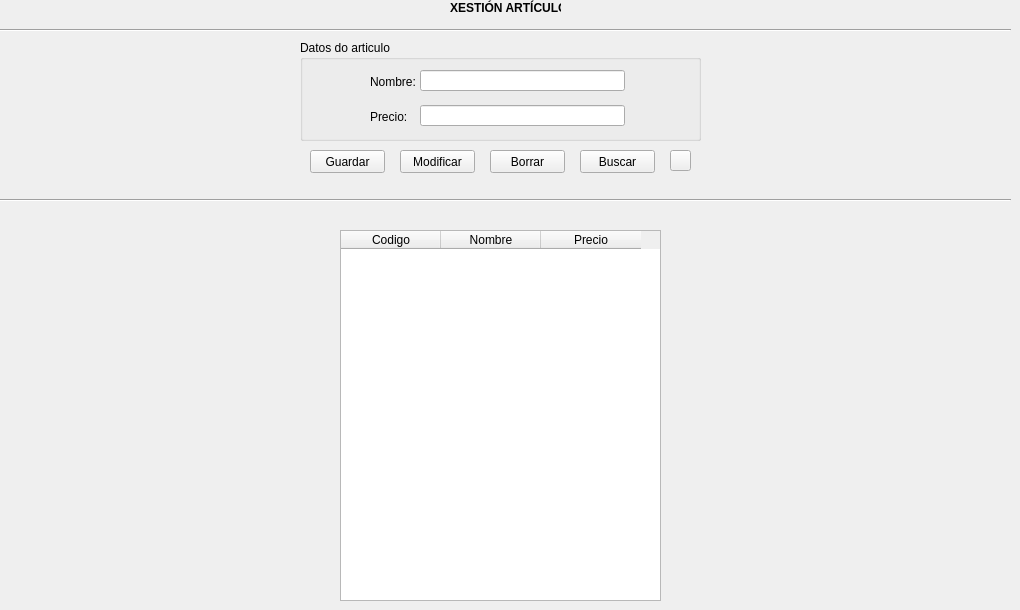
    <widget class="QWidget" name="Articulos">
     <attribute name="title">
      <string>Articulos</string>
     </attribute>
     <widget class="QLabel" name="label_4">
      <property name="geometry">
       <rect>
        <x>450</x>
        <y>0</y>
        <width>111</width>
        <height>16</height>
       </rect>
      </property>
      <property name="font">
       <font>
        <weight>75</weight>
        <bold>true</bold>
       </font>
      </property>
      <property name="text">
       <string>XESTIÓN ARTÍCULOS</string>
      </property>
     </widget>
     <widget class="Line" name="line">
      <property name="geometry">
       <rect>
        <x>0</x>
        <y>20</y>
        <width>1011</width>
        <height>20</height>
       </rect>
      </property>
      <property name="orientation">
       <enum>Qt::Horizontal</enum>
      </property>
     </widget>
     <widget class="QPushButton" name="btnGuardarArticulo">
      <property name="geometry">
       <rect>
        <x>310</x>
        <y>150</y>
        <width>75</width>
        <height>23</height>
       </rect>
      </property>
      <property name="text">
       <string>Guardar</string>
      </property>
     </widget>
     <widget class="QPushButton" name="btnModificarArticulo">
      <property name="geometry">
       <rect>
        <x>400</x>
        <y>150</y>
        <width>75</width>
        <height>23</height>
       </rect>
      </property>
      <property name="text">
       <string>Modificar</string>
      </property>
     </widget>
     <widget class="QPushButton" name="btnBorrarArticulo">
      <property name="geometry">
       <rect>
        <x>490</x>
        <y>150</y>
        <width>75</width>
        <height>23</height>
       </rect>
      </property>
      <property name="text">
       <string>Borrar</string>
      </property>
     </widget>
     <widget class="QTableWidget" name="tabArticulos">
      <property name="geometry">
       <rect>
        <x>340</x>
        <y>230</y>
        <width>321</width>
        <height>371</height>
       </rect>
      </property>
      <column>
       <property name="text">
        <string>Codigo</string>
       </property>
      </column>
      <column>
       <property name="text">
        <string>Nombre</string>
       </property>
      </column>
      <column>
       <property name="text">
        <string>Precio</string>
       </property>
      </column>
     </widget>
     <widget class="QPushButton" name="btnBuscarArticulo">
      <property name="geometry">
       <rect>
        <x>580</x>
        <y>150</y>
        <width>75</width>
        <height>23</height>
       </rect>
      </property>
      <property name="text">
       <string>Buscar</string>
      </property>
     </widget>
     <widget class="Line" name="line_2">
      <property name="geometry">
       <rect>
        <x>0</x>
        <y>190</y>
        <width>1011</width>
        <height>20</height>
       </rect>
      </property>
      <property name="orientation">
       <enum>Qt::Horizontal</enum>
      </property>
     </widget>
     <widget class="QGroupBox" name="groupBox_2">
      <property name="geometry">
       <rect>
        <x>300</x>
        <y>40</y>
        <width>401</width>
        <height>101</height>
       </rect>
      </property>
      <property name="title">
       <string>Datos do articulo</string>
      </property>
      <widget class="QLineEdit" name="txtNombreArticulo">
       <property name="geometry">
        <rect>
         <x>120</x>
         <y>30</y>
         <width>205</width>
         <height>21</height>
        </rect>
       </property>
      </widget>
      <widget class="QLabel" name="label_5">
       <property name="geometry">
        <rect>
         <x>70</x>
         <y>35</y>
         <width>47</width>
         <height>13</height>
        </rect>
       </property>
       <property name="text">
        <string>Nombre:</string>
       </property>
      </widget>
      <widget class="QLineEdit" name="txtPrecioArticulo">
       <property name="geometry">
        <rect>
         <x>120</x>
         <y>65</y>
         <width>205</width>
         <height>21</height>
        </rect>
       </property>
      </widget>
      <widget class="QLabel" name="label_6">
       <property name="geometry">
        <rect>
         <x>70</x>
         <y>70</y>
         <width>47</width>
         <height>13</height>
        </rect>
       </property>
       <property name="text">
        <string>Precio:</string>
       </property>
      </widget>
      <widget class="QLabel" name="lblid">
       <property name="geometry">
        <rect>
         <x>360</x>
         <y>80</y>
         <width>21</width>
         <height>20</height>
        </rect>
       </property>
       <property name="palette">
        <palette>
         <active>
          <colorrole role="WindowText">
           <brush brushstyle="SolidPattern">
            <color alpha="255">
             <red>255</red>
             <green>0</green>
             <blue>0</blue>
            </color>
           </brush>
          </colorrole>
          <colorrole role="Button">
           <brush brushstyle="SolidPattern">
            <color alpha="255">
             <red>255</red>
             <green>0</green>
             <blue>0</blue>
            </color>
           </brush>
          </colorrole>
          <colorrole role="Light">
           <brush brushstyle="SolidPattern">
            <color alpha="255">
             <red>255</red>
             <green>127</green>
             <blue>127</blue>
            </color>
           </brush>
          </colorrole>
          <colorrole role="Midlight">
           <brush brushstyle="SolidPattern">
            <color alpha="255">
             <red>255</red>
             <green>63</green>
             <blue>63</blue>
            </color>
           </brush>
          </colorrole>
          <colorrole role="Dark">
           <brush brushstyle="SolidPattern">
            <color alpha="255">
             <red>127</red>
             <green>0</green>
             <blue>0</blue>
            </color>
           </brush>
          </colorrole>
          <colorrole role="Mid">
           <brush brushstyle="SolidPattern">
            <color alpha="255">
             <red>170</red>
             <green>0</green>
             <blue>0</blue>
            </color>
           </brush>
          </colorrole>
          <colorrole role="Text">
           <brush brushstyle="SolidPattern">
            <color alpha="255">
             <red>255</red>
             <green>0</green>
             <blue>0</blue>
            </color>
           </brush>
          </colorrole>
          <colorrole role="BrightText">
           <brush brushstyle="SolidPattern">
            <color alpha="255">
             <red>255</red>
             <green>255</green>
             <blue>255</blue>
            </color>
           </brush>
          </colorrole>
          <colorrole role="ButtonText">
           <brush brushstyle="SolidPattern">
            <color alpha="255">
             <red>255</red>
             <green>0</green>
             <blue>0</blue>
            </color>
           </brush>
          </colorrole>
          <colorrole role="Base">
           <brush brushstyle="SolidPattern">
            <color alpha="255">
             <red>255</red>
             <green>255</green>
             <blue>255</blue>
            </color>
           </brush>
          </colorrole>
          <colorrole role="Window">
           <brush brushstyle="SolidPattern">
            <color alpha="255">
             <red>255</red>
             <green>0</green>
             <blue>0</blue>
            </color>
           </brush>
          </colorrole>
          <colorrole role="Shadow">
           <brush brushstyle="SolidPattern">
            <color alpha="255">
             <red>0</red>
             <green>0</green>
             <blue>0</blue>
            </color>
           </brush>
          </colorrole>
          <colorrole role="AlternateBase">
           <brush brushstyle="SolidPattern">
            <color alpha="255">
             <red>255</red>
             <green>127</green>
             <blue>127</blue>
            </color>
           </brush>
          </colorrole>
          <colorrole role="ToolTipBase">
           <brush brushstyle="SolidPattern">
            <color alpha="255">
             <red>255</red>
             <green>255</green>
             <blue>220</blue>
            </color>
           </brush>
          </colorrole>
          <colorrole role="ToolTipText">
           <brush brushstyle="SolidPattern">
            <color alpha="255">
             <red>0</red>
             <green>0</green>
             <blue>0</blue>
            </color>
           </brush>
          </colorrole>
         </active>
         <inactive>
          <colorrole role="WindowText">
           <brush brushstyle="SolidPattern">
            <color alpha="255">
             <red>255</red>
             <green>0</green>
             <blue>0</blue>
            </color>
           </brush>
          </colorrole>
          <colorrole role="Button">
           <brush brushstyle="SolidPattern">
            <color alpha="255">
             <red>255</red>
             <green>0</green>
             <blue>0</blue>
            </color>
           </brush>
          </colorrole>
          <colorrole role="Light">
           <brush brushstyle="SolidPattern">
            <color alpha="255">
             <red>255</red>
             <green>127</green>
             <blue>127</blue>
            </color>
           </brush>
          </colorrole>
          <colorrole role="Midlight">
           <brush brushstyle="SolidPattern">
            <color alpha="255">
             <red>255</red>
             <green>63</green>
             <blue>63</blue>
            </color>
           </brush>
          </colorrole>
          <colorrole role="Dark">
           <brush brushstyle="SolidPattern">
            <color alpha="255">
             <red>127</red>
             <green>0</green>
             <blue>0</blue>
            </color>
           </brush>
          </colorrole>
          <colorrole role="Mid">
           <brush brushstyle="SolidPattern">
            <color alpha="255">
             <red>170</red>
             <green>0</green>
             <blue>0</blue>
            </color>
           </brush>
          </colorrole>
          <colorrole role="Text">
           <brush brushstyle="SolidPattern">
            <color alpha="255">
             <red>255</red>
             <green>0</green>
             <blue>0</blue>
            </color>
           </brush>
          </colorrole>
          <colorrole role="BrightText">
           <brush brushstyle="SolidPattern">
            <color alpha="255">
             <red>255</red>
             <green>255</green>
             <blue>255</blue>
            </color>
           </brush>
          </colorrole>
          <colorrole role="ButtonText">
           <brush brushstyle="SolidPattern">
            <color alpha="255">
             <red>255</red>
             <green>0</green>
             <blue>0</blue>
            </color>
           </brush>
          </colorrole>
          <colorrole role="Base">
           <brush brushstyle="SolidPattern">
            <color alpha="255">
             <red>255</red>
             <green>255</green>
             <blue>255</blue>
            </color>
           </brush>
          </colorrole>
          <colorrole role="Window">
           <brush brushstyle="SolidPattern">
            <color alpha="255">
             <red>255</red>
             <green>0</green>
             <blue>0</blue>
            </color>
           </brush>
          </colorrole>
          <colorrole role="Shadow">
           <brush brushstyle="SolidPattern">
            <color alpha="255">
             <red>0</red>
             <green>0</green>
             <blue>0</blue>
            </color>
           </brush>
          </colorrole>
          <colorrole role="AlternateBase">
           <brush brushstyle="SolidPattern">
            <color alpha="255">
             <red>255</red>
             <green>127</green>
             <blue>127</blue>
            </color>
           </brush>
          </colorrole>
          <colorrole role="ToolTipBase">
           <brush brushstyle="SolidPattern">
            <color alpha="255">
             <red>255</red>
             <green>255</green>
             <blue>220</blue>
            </color>
           </brush>
          </colorrole>
          <colorrole role="ToolTipText">
           <brush brushstyle="SolidPattern">
            <color alpha="255">
             <red>0</red>
             <green>0</green>
             <blue>0</blue>
            </color>
           </brush>
          </colorrole>
         </inactive>
         <disabled>
          <colorrole role="WindowText">
           <brush brushstyle="SolidPattern">
            <color alpha="255">
             <red>255</red>
             <green>0</green>
             <blue>0</blue>
            </color>
           </brush>
          </colorrole>
          <colorrole role="Button">
           <brush brushstyle="SolidPattern">
            <color alpha="255">
             <red>255</red>
             <green>0</green>
             <blue>0</blue>
            </color>
           </brush>
          </colorrole>
          <colorrole role="Light">
           <brush brushstyle="SolidPattern">
            <color alpha="255">
             <red>255</red>
             <green>127</green>
             <blue>127</blue>
            </color>
           </brush>
          </colorrole>
          <colorrole role="Midlight">
           <brush brushstyle="SolidPattern">
            <color alpha="255">
             <red>255</red>
             <green>63</green>
             <blue>63</blue>
            </color>
           </brush>
          </colorrole>
          <colorrole role="Dark">
           <brush brushstyle="SolidPattern">
            <color alpha="255">
             <red>127</red>
             <green>0</green>
             <blue>0</blue>
            </color>
           </brush>
          </colorrole>
          <colorrole role="Mid">
           <brush brushstyle="SolidPattern">
            <color alpha="255">
             <red>170</red>
             <green>0</green>
             <blue>0</blue>
            </color>
           </brush>
          </colorrole>
          <colorrole role="Text">
           <brush brushstyle="SolidPattern">
            <color alpha="255">
             <red>255</red>
             <green>0</green>
             <blue>0</blue>
            </color>
           </brush>
          </colorrole>
          <colorrole role="BrightText">
           <brush brushstyle="SolidPattern">
            <color alpha="255">
             <red>255</red>
             <green>255</green>
             <blue>255</blue>
            </color>
           </brush>
          </colorrole>
          <colorrole role="ButtonText">
           <brush brushstyle="SolidPattern">
            <color alpha="255">
             <red>255</red>
             <green>0</green>
             <blue>0</blue>
            </color>
           </brush>
          </colorrole>
          <colorrole role="Base">
           <brush brushstyle="SolidPattern">
            <color alpha="255">
             <red>255</red>
             <green>0</green>
             <blue>0</blue>
            </color>
           </brush>
          </colorrole>
          <colorrole role="Window">
           <brush brushstyle="SolidPattern">
            <color alpha="255">
             <red>255</red>
             <green>0</green>
             <blue>0</blue>
            </color>
           </brush>
          </colorrole>
          <colorrole role="Shadow">
           <brush brushstyle="SolidPattern">
            <color alpha="255">
             <red>0</red>
             <green>0</green>
             <blue>0</blue>
            </color>
           </brush>
          </colorrole>
          <colorrole role="AlternateBase">
           <brush brushstyle="SolidPattern">
            <color alpha="255">
             <red>255</red>
             <green>0</green>
             <blue>0</blue>
            </color>
           </brush>
          </colorrole>
          <colorrole role="ToolTipBase">
           <brush brushstyle="SolidPattern">
            <color alpha="255">
             <red>255</red>
             <green>255</green>
             <blue>220</blue>
            </color>
           </brush>
          </colorrole>
          <colorrole role="ToolTipText">
           <brush brushstyle="SolidPattern">
            <color alpha="255">
             <red>0</red>
             <green>0</green>
             <blue>0</blue>
            </color>
           </brush>
          </colorrole>
         </disabled>
        </palette>
       </property>
       <property name="styleSheet">
        <string notr="true">QLabel{
font: 75 8pt &quot;Hack&quot;;
color:'red';


}</string>
       </property>
       <property name="text">
        <string/>
       </property>
      </widget>
     </widget>
     <widget class="QPushButton" name="btnLimpiaFormArticulo">
      <property name="geometry">
       <rect>
        <x>670</x>
        <y>150</y>
        <width>21</width>
        <height>21</height>
       </rect>
      </property>
      <property name="text">
       <string/>
      </property>
      <property name="icon">
       <iconset resource="img/limpiar.qrc">
        <normaloff>:/newPrefix/98865.png</normaloff>:/newPrefix/98865.png</iconset>
      </property>
     </widget>
    </widget>
